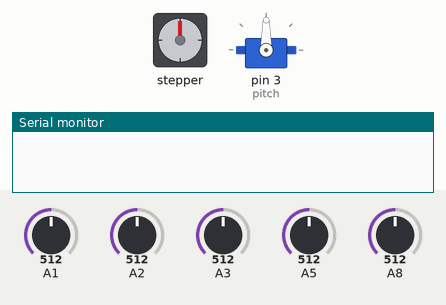
Simulated run of this sketch. Board: Arduino Mega 2560, built with avr-gcc and run on an emulated ATmega2560. Shown: stepper motor, servo, the last lines printed to the serial monitor. Wiring (inferred from the names in the program): stepper motor driver (200 steps per turn assumed): step pin 8; direction pin 9. The test bench sets the inputs (shaded band); at power-on: A1 = 512, A2 = 512, A3 = 512, A5 = 512, A8 = 512.

Above: at 0.1 s.
At 1.2 s:
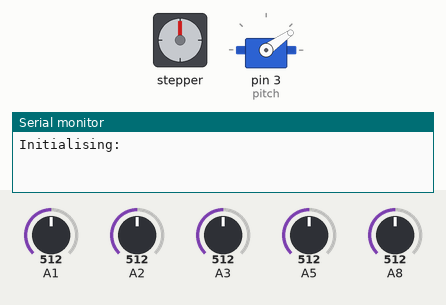
At 24.6 s:
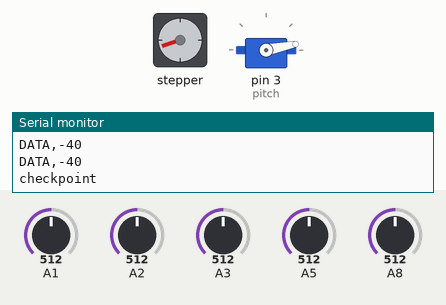
Timing chart, 0 to 37.7 s (numbered marks = the images above):
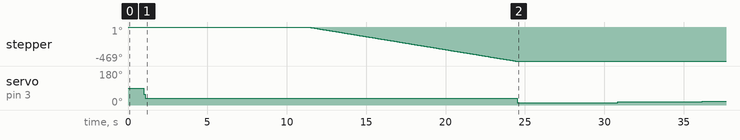

The sketch:

calibrationprocedure.ino
```cpp
// Use with PLX DAQ V2.11. Install file, open PLX spreadsheet and then connect through the DAQ interface.

#include <Servo.h>

Servo pitch;
int sampleSeconds = 5; // number of seconds for single sample to be averaged
int frequency = 100; // frequency of sample (Hz)
int arraySize = sampleSeconds*frequency;

int x = 0;
int y = 0;
int centre = 56; //degree at which probe is horizontal in pitch
byte directionPin = 9;
byte stepPin = 8;
int numberOfSteps = 29; //number of steps in a 5 degree arc
byte ledPin = 13;
int pulseWidthMicros = 20;  // microseconds
int millisbetweenSteps = 50; //lower number = faster steps

void setup() {
  analogReference(EXTERNAL); //sets arduino for 3.3V analog logic provided 3.3V is supplied to AREF pin
  pitch.attach(3);
  Serial.begin(9600);
  pinMode(A8, INPUT);
  pinMode(A1, INPUT);
  pinMode(A2, INPUT);
  pinMode(A3, INPUT);
  pinMode(directionPin, OUTPUT);
  pinMode(stepPin, OUTPUT);
  delay(1000);
  pitch.write(56);
  delay(100);

  Serial.println("Initialising:");
    for(int j = 0; j < 50; j++){
      initialise();
    }
  stepCCWsetup(); // sets stepper to first reading angle ************************************************************
  Serial.println("Initialised");
  Serial.println("CLEARSHEET"); // clears data for PLXDAQ
  Serial.println("LABEL,Yaw angle,pich angle,Yellow(middle),Blue(top),Purple(right),Grey(left)"); //Sets labels for PLXDAQ
  //we were losing 2 rows of data in the spreadsheet to the PLXDAQ button so this spoofs 2 rows of data.
  Serial.print("DATA,");
  Serial.println(y - 40);
  Serial.print("DATA,");
  Serial.println(y - 40);
  }

void loop() {
  Serial.println("checkpoint");
    for(int k = 0; k < 19; k++){
      y = (5*k)-45; //y here is only for denoting angle in data labels.
      pitch.write(56-45);
      delay(1000);
      Serial.print("Yaw angle = ");
      Serial.println(y - 90);
      for(int i = 0; i < 19; i++){
        x = (56-45)+5*i; // x here is used for writing servo angle as well as data labels
        Serial.print("Pitch angle = ");
        Serial.println(x+56);
        pitch.write(x);
        Serial.println("sensing");
        sense();
      }
      Serial.println("DATA"); // prints an empty line for ease of viewing
      stepCW();
    }
    stepCCWsetup(); // resets stepper to starting yaw position
    nothing(); // end of the road, does what it says
}

void sense(){ // values to store averages that will be written to spreadsheet
  int val1AVG = 0;
  int val2AVG = 0;
  int val3AVG = 0;
  int val4AVG = 0;
  long sum1 = 0;
  long sum2 = 0;
  long sum3 = 0;
  long sum4 = 0;

  int sensVal1[sampleSeconds*frequency]; // arrays to store sample sets before being averaged.
  int sensVal2[sampleSeconds*frequency];
  int sensVal3[sampleSeconds*frequency];
  int sensVal4[sampleSeconds*frequency];
  for(int l = 0; l < (sampleSeconds*frequency); l++){
  sensVal1[l] = analogRead(A8); //taking 10 data points and storing them in arrays
  sensVal2[l] = analogRead(A1);
  sensVal3[l] = analogRead(A2);
  sensVal4[l] = analogRead(A3);
  /*Serial.print("Val = ");
  Serial.println(val1AVG);
  Serial.print("DATA,");
  Serial.print(y);
  Serial.print(",");
  Serial.print(x - 56);
  Serial.print(",");
  Serial.print(sensVal1[l]);
  Serial.print(",");
  Serial.print(sensVal2[l]);
  Serial.print(",");
  Serial.print(sensVal3[l]);
  Serial.print(",");
  Serial.println(sensVal4[l]);*/ //This outputs raw live data for testing
  delay(1000/frequency);
  }

  for(int m = 0; m < (sampleSeconds*frequency); m++){
    sum1 += sensVal1[m];
    sum2 += sensVal2[m];
    sum3 += sensVal3[m];
    sum4 += sensVal4[m];
  }
  val1AVG = sum1/arraySize;
  val2AVG = sum2/arraySize;
  val3AVG = sum3/arraySize;
  val4AVG = sum4/arraySize;
  //serial printing the averaged data to PLXDAQ
  Serial.print("Val = ");
  Serial.println(val1AVG);
  Serial.print("DATA,");
  Serial.print(y);
  Serial.print(",");
  Serial.print(x - 56);
  Serial.print(",");
  Serial.print(val1AVG);
  Serial.print(",");
  Serial.print(val2AVG);
  Serial.print(",");
  Serial.print(val3AVG);
  Serial.print(",");
  Serial.println(val4AVG);
  delay(100);
}

void initialise(){
  pitch.write(35);
  delay(100);
    int val1 = 0;
    int val2 = 0;
    int val3 = 0;
    int val4 = 0;
  val1 = analogRead(A5);
  val2 = analogRead(A1);
  val3 = analogRead(A2);
  val4 = analogRead(A3);
  Serial.print("Val1 = ");
  Serial.print(val1);
  Serial.print("  Val2 = ");
  Serial.print(val2);
  Serial.print("  Val3 = ");
  Serial.print(val3);
  Serial.print("  Val4 = ");
  Serial.println(val4);
  delay(100);
}

void nothing(){
  Serial.println("Finished");
  while(1);
}

void stepCW(){
  digitalWrite(directionPin, HIGH);
  for(int n = 0; n < numberOfSteps; n++) {
    digitalWrite(stepPin, HIGH);
    delayMicroseconds(pulseWidthMicros); // this line is probably unnecessary
    digitalWrite(stepPin, LOW);

    delay(millisbetweenSteps);
  }
}

void stepCCW(){
  digitalWrite(directionPin, LOW);
  for(int n = 0; n < numberOfSteps; n++) {
    digitalWrite(stepPin, HIGH);
    delayMicroseconds(pulseWidthMicros); // this line is probably unnecessary
    digitalWrite(stepPin, LOW);

    delay(millisbetweenSteps);
   }
}

void stepCCWsetup(){
  digitalWrite(directionPin, LOW);
  delay(200);
  for(int n = 0; n < numberOfSteps*9; n++) {
    digitalWrite(stepPin, HIGH);
    delayMicroseconds(pulseWidthMicros); // this line is probably unnecessary
    digitalWrite(stepPin, LOW);
    delay(millisbetweenSteps);
  }
}
```

Measured:
- by itself, servo on pin 3 (pitch): 90° → 56° at 1.0 s, → 35° 0.10 s later, → 11° 23.4 s later, → 16° 6.3 s later, … (5 changes in this stretch)
